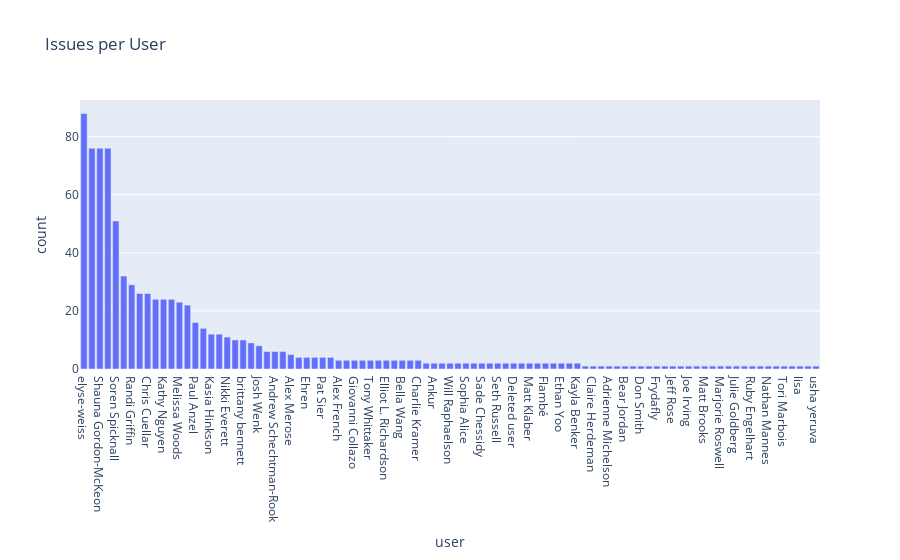

This figure's notebook cell:
### Code cell
# Create a bar chart of the user issues counts
issues_counts = issues.value_counts(subset=['user'])

issues_counts = issues_counts.reset_index()

issues_counts.sort_values(by='count', ascending=False, inplace=True)

fig = px.bar(data_frame=issues_counts, x='user', y='count', title='Issues per User')

fig.show()

### Figure 1 — Plotly figure (JSON) as saved in the notebook; plotly's stock layout.template omitted (floating-point values rounded to 4 significant figures)
{"data": [{"alignmentgroup": "True", "hovertemplate": "user=%{x}<br>count=%{y}<extra></extra>", "legendgroup": "", "marker": {"color": "#636efa", "pattern": {"shape": ""}}, "name": "", "offsetgroup": "", "orientation": "v", "showlegend": false, "textposition": "auto", "type": "bar", "x": ["elyse-weiss", "Eliot Stone", "Shauna Gordon-McKeon", "Austin Weisgrau", "Soren Spicknall", "Daniel", "Randi Griffin", "Jason", "Chris Cuellar", "Schuyler Duveen", "Kathy Nguyen", "Wil T", "Melissa Woods", "Ian", "Paul Anzel", "Cormac Martinez del Rio", "Kasia Hinkson", "Cody Gordon", "Nikki Everett", "Matthew Krausse", "brittany bennett", "CM Lubinski", "Josh Wenk", "Binny Zupnick", "Andrew Schechtman-Rook", "Sophie Waldman", "Alex Merose", "Angela Gloyna", "Ehren", "Lydia-Rose Kesich", "Pat Sier", "Tomiwa Sanusi", "Alex French", "Adam Greenspan", "Giovanni Collazo", "Shilpa Dutta", "Tony Whittaker", "Joe McLaughlin", "Elliot L. Richardson", "Erica Faulkenberry", "Bella Wang", "Corey Haines", "Charlie Kramer", "David Pablo Cohn", "Ankur", "Ty Schlichenmeyer", "Will Raphaelson", "Viswa Challa", "Sophia Alice", "Saurabh ", "Sade Chessidy", "Tracy Urquhart", "Seth Russell", "Katie Surrence", "Deleted user", "Audrey Sonntag", "Matt Klaber", "Jennifer McKaig", "Flambé", "Josh Fayer", "Ethan Yoo", "Kevin O'Sullivan", "Kayla Benker", "Elijah Snow-Rackley", "Claire Herdeman", "Aili Huber", "Adrienne Michelson", "Anthony Martinez", "Bear Jordan", "ABarrett", "Don Smith", "Ben Stroud", "Frydafly", "Jeffrey Rodriguez", "Jeff Rose", "Ilona Brand", "Joe Irving", "Matt Stevans", "Matt Brooks", "Maggie Dart-Padover", "Marjorie Roswell", "Laura James", "Julie Goldberg", "Justin Adkins", "Ruby Engelhart", "Phil Dreizen", "Nathan Mannes", "Vignesh Ponraj", "Tori Marbois", "harnoor singh", "lisa", "lizette", "usha yeruva"], "xaxis": "x", "y": [88, 76, 76, 76, 51, 32, 29, 26, 26, 24, 24, 24, 23, 22, 16, 14, 12, 12, 11, 10, 10, 9, 8, 6, 6, 6, 5, 4, 4, 4, 4, 4, 3, 3, 3, 3, 3, 3, 3, 3, 3, 3, 3, 2, 2, 2, 2, 2, 2, 2, 2, 2, 2, 2, 2, 2, 2, 2, 2, 2, 2, 2, 2, 1, 1, 1, 1, 1, 1, 1, 1, 1, 1, 1, 1, 1, 1, 1, 1, 1, 1, 1, 1, 1, 1, 1, 1, 1, 1, 1, 1, 1, 1], "yaxis": "y"}], "layout": {"barmode": "relative", "legend": {"tracegroupgap": 0}, "title": {"text": "Issues per User"}, "xaxis": {"anchor": "y", "domain": [0, 1], "title": {"text": "user"}}, "yaxis": {"anchor": "x", "domain": [0, 1], "title": {"text": "count"}}}}
